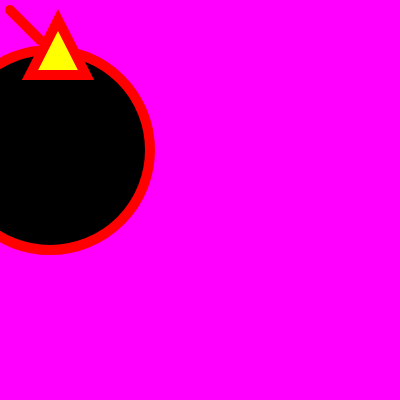
Frame 1 (no input)
Frame 60 (no input): identical to frame 1, image omitted
Frame 120 (the mouse pressed at the canvas centre since frame 60): identical to frame 1, image omitted

The p5.js sketch that drew this single still picture (run headless with seeded random() and noise() and a simulated clock; from frame 60 on, the mouse is pressed at the canvas centre):

// p5.js sketch
// ── sketch.js
function setup() {
  createCanvas(400, 400);
  height = 200;
  width = 200;
}

function draw() {
  stroke(255,0,0);
  strokeWeight(10);
  background(255,0,255);
  fill(0);
  ellipse(50, 150, width,height);
  line(10,10,40,40);
  fill(255,255,0);
  triangle(30, 75, 58, 20, 86, 75);
}
